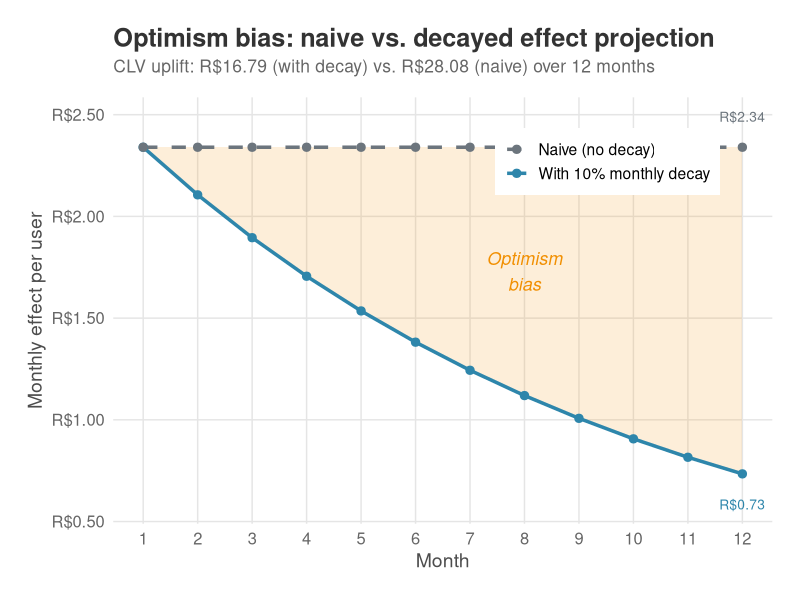
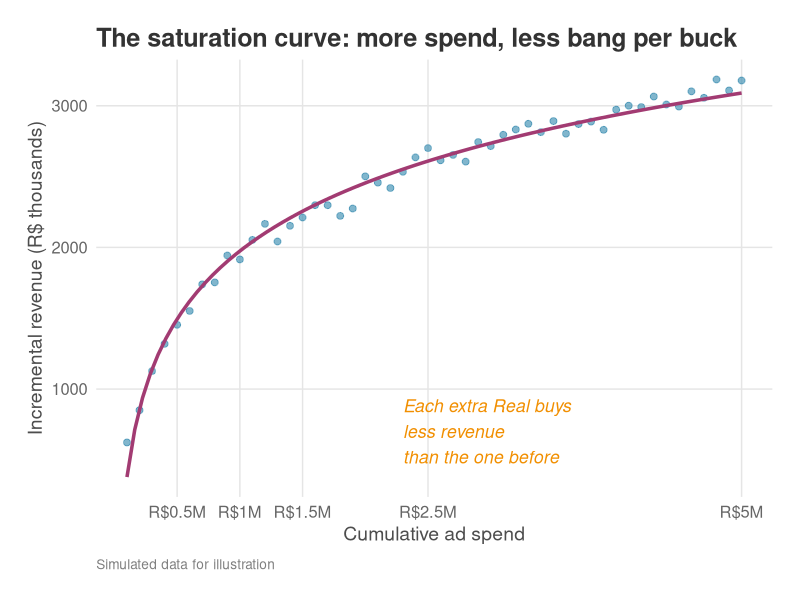
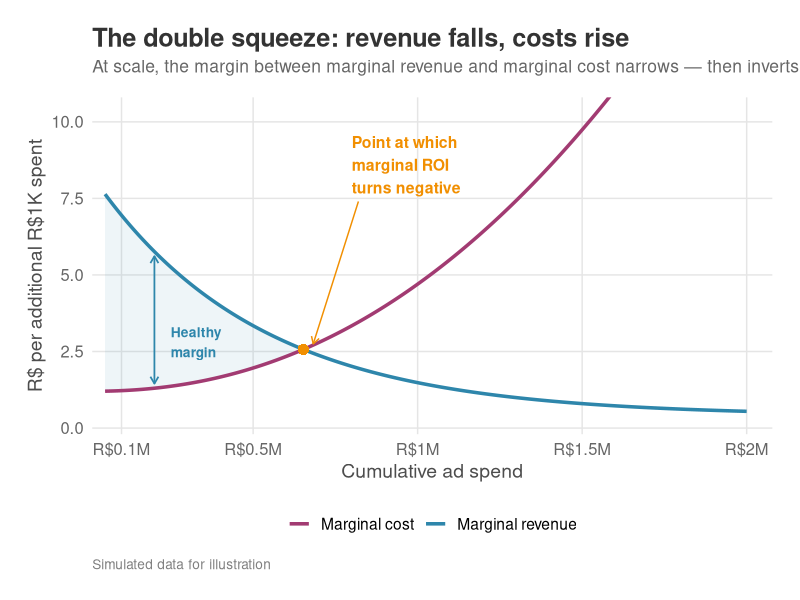
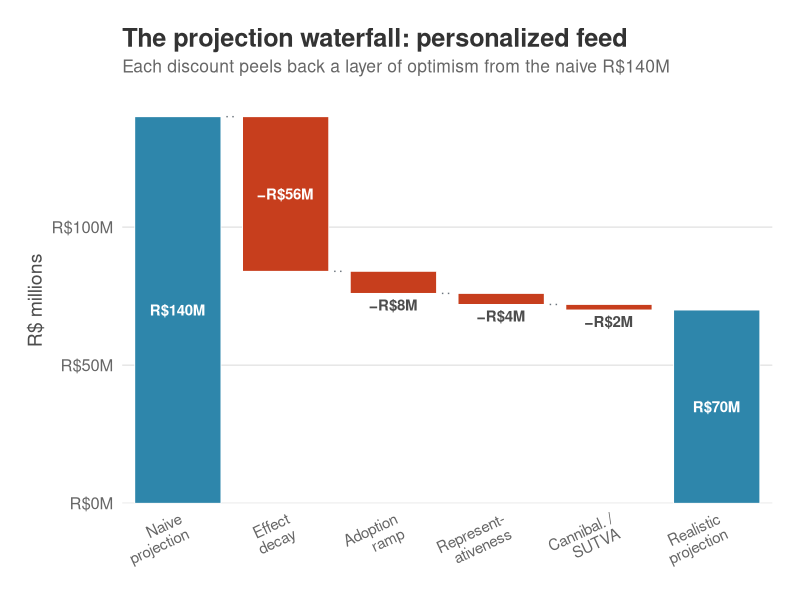

Recreate these plots in R, in order.
##########################################################
## Everyday Causal Inference: How to estimate, test, and explain impacts with R and Python
## www.everydaycausal.com
## Copyright (c) 2025 by Robson Tigre. All rights reserved.
## You may read, run, adapt, and cite this code, provided you credit the source.
## It should not be used to create competing educational or commercial products
##########################################################
## Code for Chapter 13 - Translating causal estimates into metrics of business value
## Created: Mar 06, 2026
## Last modified: 2026-05-07
##########################################################

# ==========================================================
# SETUP
# ==========================================================
# install once: install.packages(c("tidyverse", "scales"))
library(tidyverse)
library(scales)

# Book-wide color palette (colorblind-friendly, consistent across all chapters)
book_colors <- list(
    primary    = "#2E86AB", # Steel blue
    secondary  = "#A23B72", # Magenta
    accent     = "#F18F01", # Orange
    success    = "#C73E1D", # Red-orange
    muted      = "#6C757D", # Gray
    light_gray = "grey90",
    dark_gray  = "grey30"
)

theme_book <- function(base_size = 14) {
    theme_minimal(base_size = base_size) +
        theme(
            plot.title = element_text(
                face = "bold", size = base_size * 1.3,
                color = "grey20", margin = margin(b = 5)
            ),
            plot.subtitle = element_text(
                size = base_size * 0.9, color = "grey40",
                margin = margin(b = 15)
            ),
            plot.caption = element_text(
                size = base_size * 0.7, color = "grey50",
                hjust = 0, margin = margin(t = 10)
            ),
            axis.title = element_text(size = base_size, color = "grey30"),
            axis.text = element_text(size = base_size * 0.85, color = "grey40"),
            panel.grid.major = element_line(color = "grey90", linewidth = 0.5),
            panel.grid.minor = element_blank(),
            legend.position = "bottom",
            plot.margin = margin(20, 20, 20, 20)
        )
}


# ==========================================================
# BLOCK 1: SCALING -- FROM STATISTICAL UNITS TO FINANCIAL UNITS
# (Chapter section: "From statistical units to financial units")
# ==========================================================
# Multiply per-user effect by the eligible user base, then by the projection
# horizon, to get the naive starting number that the rest of the pipeline
# discounts down. R$2.34 x 5M MAU x 12 months ~= R$140M annual.

ate <- 2.34 # R$ per user per 30 days (from Chapter 3)
mau <- 5e6 # monthly active users
monthly_impact <- ate * mau
annual_naive <- monthly_impact * 12

cat(sprintf("Per-user effect: R$%.2f/month\n", ate))
cat(sprintf("MAU: %s\n", format(mau, big.mark = ",")))
cat(sprintf(
    "Projected monthly impact: R$%s\n",
    format(monthly_impact, big.mark = ",")
))
cat(sprintf(
    "Naive annual projection: R$%s\n",
    format(annual_naive, big.mark = ",")
))


# ==========================================================
# BLOCK 2: CLV UPLIFT WITH MONTHLY DECAY (headline calculation, r = 0)
# (Chapter section: "Decay over time: customer lifetime value uplift")
# ==========================================================
# Decay only, no time-value-of-money discount. Using r = 0.01 (illustrative
# monthly WACC, ~12% annualized) lowers the result to ~R$16.10; over a 12-month
# horizon that difference is small next to the decay assumption itself, so the
# chapter shows the headline at r = 0 for clarity.

ate_month_0 <- 2.34 # R$ per user, month 0
effect_persistence <- 0.90 # monthly persistence; effect decays 10% per period
horizon <- 12 # months

months <- 0:(horizon - 1)
effects <- ate_month_0 * effect_persistence^months
clv_uplift <- sum(effects)

cat(sprintf("Month 0 effect: R$%.2f\n", effects[1]))
cat(sprintf("Month 6 effect: R$%.2f\n", effects[7]))
cat(sprintf("Month 11 effect: R$%.2f\n", effects[12]))
cat(sprintf("CLV uplift (12 months): R$%.2f per user\n", clv_uplift))
cat(sprintf("Without decay: R$%.2f per user\n", ate_month_0 * 12))


# ==========================================================
# FIGURE: clv-decay-vs-naive.png   (@fig-clv-decay)
# (Chapter section: "Decay over time: customer lifetime value uplift")
# ==========================================================
# Shows the optimism-bias gap between the naive flat path (R$2.34/month) and
# the decayed path (lambda = 0.90). The shaded ribbon is the cumulative
# overstatement that the naive forecast would build into the board deck.

naive_path <- rep(ate_month_0, horizon)
cum_decayed <- cumsum(effects)
cum_naive <- cumsum(naive_path)

clv_df <- tibble(
    month  = rep(months, 2),
    effect = c(effects, naive_path),
    type   = rep(c("With 10% monthly decay", "Naive (no decay)"), each = horizon)
)

p_clv <- ggplot(clv_df, aes(x = month, y = effect, color = type, linetype = type)) +
    geom_ribbon(
        data = tibble(month = months, ymin = effects, ymax = naive_path),
        aes(x = month, ymin = ymin, ymax = ymax),
        inherit.aes = FALSE,
        fill = book_colors$accent, alpha = 0.15
    ) +
    geom_line(linewidth = 1.2) +
    geom_point(size = 2.5) +
    annotate("text",
        x = 7, y = (ate_month_0 + effects[8]) / 2,
        label = "Optimism\nbias", color = book_colors$accent,
        fontface = "italic", size = 4.5
    ) +
    annotate("text",
        x = 11, y = naive_path[12] + 0.15,
        label = sprintf("R$%.2f", ate_month_0),
        color = book_colors$muted, size = 3.5
    ) +
    annotate("text",
        x = 11, y = effects[12] - 0.15,
        label = sprintf("R$%.2f", effects[12]),
        color = book_colors$primary, size = 3.5
    ) +
    scale_color_manual(values = c(
        "Naive (no decay)" = book_colors$muted,
        "With 10% monthly decay" = book_colors$primary
    )) +
    scale_linetype_manual(values = c(
        "Naive (no decay)" = "dashed",
        "With 10% monthly decay" = "solid"
    )) +
    scale_x_continuous(breaks = 0:11, labels = 1:12) +
    scale_y_continuous(labels = function(x) paste0("R$", formatC(x, format = "f", digits = 2))) +
    labs(
        x = "Month",
        y = "Monthly effect per user",
        title = "Optimism bias: naive vs. decayed effect projection",
        subtitle = sprintf(
            "CLV uplift: R$%.2f (with decay) vs. R$%.2f (naive) over 12 months",
            tail(cum_decayed, 1), tail(cum_naive, 1)
        ),
        color = NULL, linetype = NULL
    ) +
    theme_book() +
    theme(
        legend.position = c(0.75, 0.85),
        legend.background = element_rect(fill = "white", color = NA)
    )

ggsave("images/clv-decay-vs-naive.png", p_clv,
    width = 9, height = 5.5, dpi = 300, bg = "white"
)
cat("Saved: images/clv-decay-vs-naive.png\n")


# ==========================================================
# BLOCK 3: ROI -- PERSONALIZED FEED
# (Chapter section: "Return on investment (ROI)")
# ==========================================================
# feed_12m_profit is the 12-month cumulative profit (post-decay,
# pre-investment) -- NOT an annual run-rate. profit_30d from @sec-protocol is
# already net of variable costs; the code below only subtracts the fixed
# investment to get net profit.
clv_per_user <- sum(2.34 * 0.90^(0:11)) # ~R$17/user (decay only; omitting the ~1% monthly discount overstates by ~4%)
feed_12m_profit <- clv_per_user * 5e6 # ~R$84M: 12-month cumulative profit (variable costs already netted)
feed_investment <- 4e6 # R$4M fixed investment (build + maintain)
feed_roi <- (feed_12m_profit - feed_investment) / feed_investment # = Incremental Net Profit / Investment

cat(sprintf("\nCLV uplift per user: R$%.2f\n", clv_per_user))
cat(sprintf(
    "12-month profit (post-decay): R$%sM\n",
    format(round(feed_12m_profit / 1e6), big.mark = ",")
))
cat(sprintf(
    "Incremental net profit: R$%sM\n",
    format(round((feed_12m_profit - feed_investment) / 1e6), big.mark = ",")
))
cat(sprintf("ROI: %.0fx annual return\n", feed_roi))


# ==========================================================
# FIGURE: diminishing-returns-saturation.png   (@fig-diminishing-returns)
# (Chapter section: "Diminishing returns")
# ==========================================================
# Illustrative ad-spend saturation curve: revenue grows logarithmically with
# spend, so each additional Real buys less revenue than the one before.

set.seed(42)
spend_levels <- seq(100, 5000, by = 100) # R$ thousands
true_revenue <- 800 * log(spend_levels / 100 + 1) + rnorm(length(spend_levels), 0, 50)
ad_data <- tibble(spend = spend_levels, revenue = true_revenue)

p_sat <- ggplot(ad_data, aes(x = spend, y = revenue)) +
    geom_point(color = book_colors$primary, alpha = 0.6, size = 2) +
    geom_smooth(
        method = "lm", formula = y ~ log(x),
        color = book_colors$secondary, linewidth = 1.2, se = FALSE
    ) +
    annotate("text",
        x = 2300, y = max(true_revenue) * 0.22,
        label = "Each extra Real buys\nless revenue\nthan the one before",
        color = book_colors$accent,
        hjust = 0, fontface = "italic", size = 4.5
    ) +
    scale_x_continuous(
        breaks = c(500, 1000, 1500, 2500, 5000),
        labels = c("R$0.5M", "R$1M", "R$1.5M", "R$2.5M", "R$5M")
    ) +
    labs(
        x = "Cumulative ad spend",
        y = "Incremental revenue (R$ thousands)",
        title = "The saturation curve: more spend, less bang per buck",
        caption = "Simulated data for illustration"
    ) +
    theme_book()

ggsave("images/diminishing-returns-saturation.png", p_sat,
    width = 9, height = 5.5, dpi = 300, bg = "white"
)
cat("Saved: images/diminishing-returns-saturation.png\n")


# ==========================================================
# FIGURE: diminishing-returns-squeeze.png   (@fig-squeeze)
# (Chapter section: "Diminishing returns")
# ==========================================================
# Marginal revenue falls while marginal cost rises -- the margin between the
# two curves shrinks and eventually inverts. Crossover marks where marginal
# ROI turns negative.

set.seed(42)
n_sq <- 500
spend_sq <- seq(0.05, 2.0, length.out = n_sq) # R$ millions
mr_sq <- 8.0 * exp(-2.0 * spend_sq) + 0.4
mc_sq <- 1.2 + 3.5 * spend_sq^2.2

squeeze_df <- tibble(
    spend = spend_sq,
    marginal_revenue = mr_sq,
    marginal_cost = mc_sq
)

# Find crossover by linear interpolation
diff_val <- mr_sq - mc_sq
cross_idx <- which(diff(sign(diff_val)) != 0)[1]
x1 <- spend_sq[cross_idx]
x2 <- spend_sq[cross_idx + 1]
y1 <- diff_val[cross_idx]
y2 <- diff_val[cross_idx + 1]
cross_x <- x1 - y1 * (x2 - x1) / (y2 - y1)
cross_y <- 8.0 * exp(-2.0 * cross_x) + 0.4

shade_df <- squeeze_df |> filter(marginal_revenue >= marginal_cost)

healthy_x <- 0.20
healthy_mr <- 8.0 * exp(-2.0 * healthy_x) + 0.4
healthy_mc <- 1.2 + 3.5 * healthy_x^2.2

neg_label_x <- 0.80
neg_label_y <- 8.6

p_squeeze <- ggplot(squeeze_df, aes(x = spend)) +
    geom_ribbon(
        data = shade_df,
        aes(ymin = marginal_cost, ymax = marginal_revenue),
        fill = book_colors$primary, alpha = 0.08
    ) +
    geom_line(aes(y = marginal_revenue, color = "Marginal revenue"), linewidth = 1.2) +
    geom_line(aes(y = marginal_cost, color = "Marginal cost"), linewidth = 1.2) +
    annotate("point",
        x = cross_x, y = cross_y,
        size = 3.5, color = book_colors$accent, shape = 16
    ) +
    annotate("segment",
        x = neg_label_x + 0.02, xend = cross_x + 0.03,
        y = 7.4, yend = cross_y + 0.18,
        color = book_colors$accent, linewidth = 0.5,
        arrow = arrow(length = unit(0.08, "inches"), type = "open")
    ) +
    annotate("text",
        x = neg_label_x, y = neg_label_y,
        label = "Point at which\nmarginal ROI\nturns negative",
        size = 4.0, fontface = "bold",
        color = book_colors$accent,
        hjust = 0, vjust = 0.5
    ) +
    annotate("text",
        x = healthy_x + 0.05, y = 2.8,
        label = "Healthy\nmargin",
        size = 3.5, fontface = "bold",
        color = book_colors$primary,
        hjust = 0, vjust = 0.5
    ) +
    annotate("segment",
        x = healthy_x, xend = healthy_x,
        y = healthy_mc + 0.15, yend = healthy_mr - 0.15,
        color = book_colors$primary, linewidth = 0.6,
        arrow = arrow(
            ends = "both", length = unit(0.08, "inches"),
            type = "open"
        )
    ) +
    scale_color_manual(values = c(
        "Marginal revenue" = book_colors$primary,
        "Marginal cost" = book_colors$secondary
    )) +
    scale_x_continuous(
        breaks = c(0.1, 0.5, 1.0, 1.5, 2.0),
        labels = paste0("R$", c(0.1, 0.5, 1.0, 1.5, 2.0), "M"),
        expand = expansion(mult = c(0.02, 0.04))
    ) +
    scale_y_continuous(expand = expansion(mult = c(0.02, 0.08))) +
    coord_cartesian(ylim = c(0, 10)) +
    labs(
        title = "The double squeeze: revenue falls, costs rise",
        subtitle = "At scale, the margin between marginal revenue and marginal cost narrows — then inverts",
        caption = "Simulated data for illustration",
        x = "Cumulative ad spend",
        y = "R$ per additional R$1K spent",
        color = NULL
    ) +
    theme_book() +
    theme(legend.title = element_blank())

ggsave("images/diminishing-returns-squeeze.png", p_squeeze,
    width = 9, height = 5.5, dpi = 300, bg = "white"
)
cat(sprintf("Saved: images/diminishing-returns-squeeze.png  (crossover at R$%.2fM)\n", cross_x))


# ==========================================================
# FIGURE: waterfall-feed.png   (@fig-waterfall-feed)
# (Chapter section: "How much of the impact survives rollout")
# ==========================================================
# Numbers match the chapter waterfall table:
#   Naive: R$2.34 x 5M x 12 = R$140M
#   Decay (-40%):              140 x 0.60 = 84
#   Adoption ramp (-10% of 84): 84 x 0.90 = 75.6 ~= 76
#   Representativeness (-5% of 76): 76 x 0.95 = 72.2 ~= 72
#   Cannibal./SUTVA (-3% of 72):    72 x 0.97 = 69.8 ~= 70

build_waterfall <- function(labels, totals, title, subtitle,
                            unit_label = "R$ millions",
                            label_fn = function(x) paste0("R$", round(x), "M")) {
    n <- length(labels)
    deductions <- c(0, diff(totals))
    ymin <- numeric(n)
    ymax <- numeric(n)
    for (i in seq_len(n)) {
        if (i == 1 || i == n) {
            ymin[i] <- 0
            ymax[i] <- totals[i]
        } else {
            ymin[i] <- totals[i]
            ymax[i] <- totals[i - 1]
        }
    }
    bar_type <- rep("deduction", n)
    bar_type[1] <- "start"
    bar_type[n] <- "end"

    df <- tibble(
        label = factor(labels, levels = labels),
        total = totals,
        deduction = deductions,
        ymin = ymin,
        ymax = ymax,
        bar_type = bar_type
    )

    connectors <- tibble(
        x    = seq(1.45, n - 0.55, by = 1),
        xend = seq(1.55, n - 0.45, by = 1),
        y    = head(totals, -1),
        yend = head(totals, -1)
    )
    connectors <- connectors[1:(n - 2), ]

    max_val <- max(totals)
    thin_threshold <- max_val * 0.08
    df <- df |>
        mutate(
            bar_label = ifelse(
                bar_type == "deduction",
                paste0("−", label_fn(abs(deduction))),
                label_fn(total)
            ),
            bar_height = abs(ymax - ymin),
            is_thin = bar_height < thin_threshold,
            label_y = case_when(
                bar_type != "deduction" ~ ymax / 2,
                is_thin ~ ymin - max_val * 0.03,
                TRUE ~ (ymin + ymax) / 2
            ),
            label_color = ifelse(is_thin, book_colors$dark_gray, "white")
        )

    ggplot(df) +
        geom_rect(
            aes(
                xmin = as.numeric(label) - 0.4,
                xmax = as.numeric(label) + 0.4,
                ymin = ymin, ymax = ymax,
                fill = bar_type
            ),
            color = "white", linewidth = 0.3
        ) +
        geom_segment(
            data = connectors,
            aes(x = x, xend = xend, y = y, yend = yend),
            color = book_colors$muted, linewidth = 0.5, linetype = "dotted"
        ) +
        geom_text(aes(x = as.numeric(label), y = label_y, label = bar_label),
            color = df$label_color, fontface = "bold", size = 3.8
        ) +
        scale_fill_manual(
            values = c(
                "start" = book_colors$primary,
                "deduction" = book_colors$success,
                "end" = book_colors$primary
            ),
            guide = "none"
        ) +
        scale_x_continuous(
            breaks = seq_len(n), labels = labels,
            expand = expansion(mult = c(0.02, 0.02))
        ) +
        scale_y_continuous(
            labels = function(x) paste0("R$", x, "M"),
            expand = expansion(mult = c(0, 0.05))
        ) +
        labs(title = title, subtitle = subtitle, x = NULL, y = unit_label) +
        theme_book() +
        theme(
            axis.text.x = element_text(angle = 25, hjust = 1, size = 11),
            panel.grid.major.x = element_blank()
        )
}

feed_labels <- c(
    "Naive\nprojection",
    "Effect\ndecay",
    "Adoption\nramp",
    "Represent-\nativeness",
    "Cannibal. /\nSUTVA",
    "Realistic\nprojection"
)
feed_totals <- c(140, 84, 76, 72, 70, 70)

p_feed <- build_waterfall(
    labels   = feed_labels,
    totals   = feed_totals,
    title    = "The projection waterfall: personalized feed",
    subtitle = "Each discount peels back a layer of optimism from the naive R$140M"
)

ggsave("images/waterfall-feed.png", p_feed,
    width = 10, height = 6, dpi = 300, bg = "white"
)
cat("Saved: images/waterfall-feed.png\n")


# ==========================================================
# BLOCK 4: SENSITIVITY ANALYSIS
# (Chapter section: "Sensitivity analysis")
# ==========================================================
# Sensitivity analysis: personalized feed ROI under different assumptions.
# profit_12m below is the 12-month cumulative profit (post-decay,
# pre-investment); ROI subtracts fixed investment in the numerator.
scenarios <- expand.grid(
    investment = c(4e6, 6e6, 8e6), # R$4M, R$6M, R$8M fixed build investment
    decay      = c(0.00, 0.10, 0.20),
    mau        = c(3e6, 5e6, 7e6) # 3M, 5M, 7M users
)

scenarios <- scenarios |>
    mutate(
        profit_12m = sapply(decay, function(d) sum(2.34 * (1 - d)^(0:11))) * mau,
        roi = (profit_12m - investment) / investment
    )

# Show a focused slice: vary investment and decay at 5M MAU
focus <- scenarios |>
    filter(mau == 5e6) |> # 5M MAU slice
    mutate(
        investment_label = paste0("R$", investment / 1e6, "M"),
        decay_label = paste0(decay * 100, "% decay"),
        roi_label = paste0(round(roi), "x")
    ) |>
    select(investment_label, decay_label, roi_label) |>
    pivot_wider(names_from = decay_label, values_from = roi_label)

cat("\nROI sensitivity (5M MAU, varying fixed investment and monthly decay):\n")
print(as.data.frame(focus), row.names = FALSE)


# ==========================================================
# BLOCK 5: PRE-EXPERIMENT ROI PROJECTION FROM MEI-CALIBRATED MDE
# (Chapter section: "From breakeven to experiment design")
# ==========================================================
# profit_12m_mde below is 12-month cumulative profit (post-decay,
# pre-investment), assuming the true effect equals the MEI (which is also the MDE here).
mde <- 0.80 # R$/user/month (stakeholder MEI used as target MDE)
mau <- 5e6 # 5M monthly active users
investment <- 4e6 # R$4M build + maintain
decay <- 0.10 # 10% monthly decay
horizon <- 12 # months

# Breakeven effect: minimum per-user-per-month lift that covers investment over decayed horizon
effective_months <- sum((1 - decay)^(0:(horizon - 1)))
breakeven_effect <- investment / (mau * effective_months)

# Projected 12-month cumulative profit if true effect = MEI (conservative)
profit_12m_mde <- sum(mde * (1 - decay)^(0:(horizon - 1))) * mau # with decay

roi_mde <- (profit_12m_mde - investment) / investment

cat(sprintf("\nBreakeven effect: R$%.2f/user/month\n", breakeven_effect))
cat(sprintf("MEI (= target MDE): R$%.2f/user/month\n", mde))
cat(sprintf("MEI to breakeven ratio: %.1fx above breakeven\n\n", mde / breakeven_effect))

# If the true effect equals the MEI (conservative), what does the project look like?
cat(sprintf(
    "  12-month profit (with decay): R$%sM\n",
    format(round(profit_12m_mde / 1e6), big.mark = ",")
))
cat(sprintf("  ROI: %.0fx\n", roi_mde))


# ==========================================================
# BLOCK 6: CONFIDENCE INTERVAL -> FINANCIAL RANGE
# (Chapter section: "The p-value trap and ROI confidence intervals")
# ==========================================================
# Plug-in method: re-run the financial formula at each CI bound. ROI is a
# strictly monotone function of the effect, so this preserves coverage.
feed_ci <- c(1.75, 2.93) # 95% CI from Chapter 3
clv_factor <- sum(0.90^(0:11)) # 12-month decay multiplier (~7.18)
feed_profit_12m <- feed_ci * 5e6 * clv_factor # 5M MAU
feed_roi_ci <- (feed_profit_12m - 4e6) / 4e6 # ROI at each bound

# Confidence interval -> financial range
cat(sprintf("Effect CI: [R$%.2f, R$%.2f] per user/month\n", feed_ci[1], feed_ci[2]))
cat(sprintf(
    "12-month profit range (with 10%% decay): [R$%.0fM, R$%.0fM]\n",
    feed_profit_12m[1] / 1e6, feed_profit_12m[2] / 1e6
))
cat(sprintf("ROI range against R$4M cost: %.0fx to %.0fx\n", feed_roi_ci[1], feed_roi_ci[2]))


# ==========================================================
# BLOCK 7: ESTIMATING lambda FROM HOLDOUT DATA
# (Chapter section: "Appendix 13.B -- Effect decay is predictable")
# ==========================================================
# Simulate a five-month holdout where the true effect-persistence factor is
# lambda = 0.88 and recover the estimate from a simple log-linear regression.
# This is the template you'd use with real holdout data -- replace the
# simulated values with your observed per-period effects.
set.seed(42)
effect_0 <- 2.34 # initial per-user effect (R$/month)
lambda_true <- 0.88 # true monthly effect persistence
months <- 0:4 # holdout measurements at months 0-4

# Simulate observed effects: true decay + measurement noise
log_effects <- log(effect_0) + months * log(lambda_true) +
    rnorm(5, mean = 0, sd = 0.05)

# Regress log(effect) on time to recover lambda
fit <- lm(log_effects ~ months)
slope <- coef(fit)["months"]
se <- summary(fit)$coefficients["months", "Std. Error"]

# Estimated lambda and 95% CI
lambda_hat <- exp(slope)
t_crit <- qt(0.975, df = length(months) - 2)
ci_lo <- exp(slope - t_crit * se)
ci_hi <- exp(slope + t_crit * se)

# Assumed lambda was 0.90 (the chapter's working assumption); compare to the estimate below
cat(sprintf(
    "Estimated lambda: %.2f  [95%% CI: %.2f, %.2f]\n",
    lambda_hat, ci_lo, ci_hi
))
